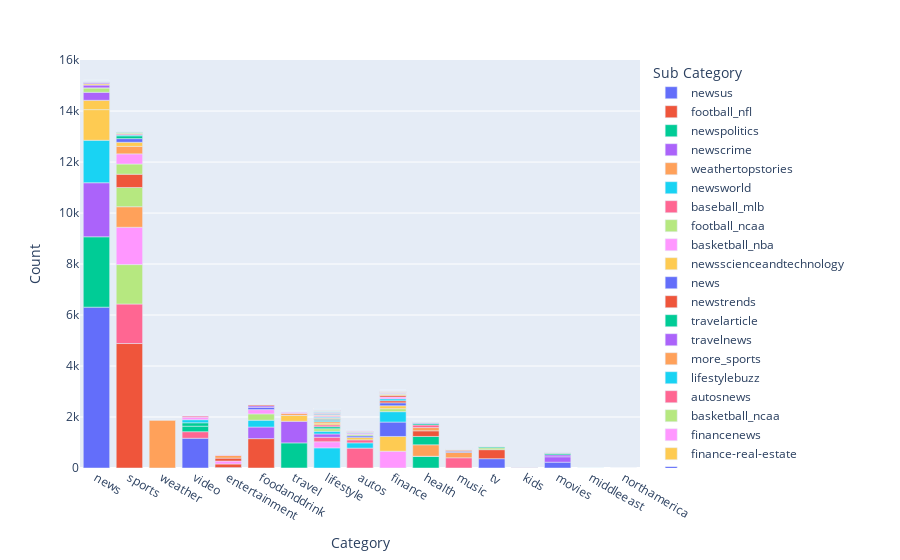

Here is the notebook cell this chart was saved with:
### Markdown cell above
### Category and Sub Category distribution

### Code cell
px.bar(data_frame=df, x='Category', y='Count', color='Sub Category')
